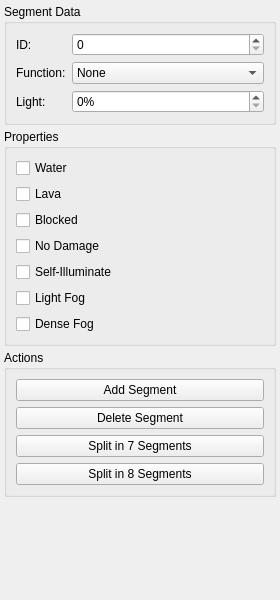
<?xml version="1.0" encoding="UTF-8"?>
<ui version="4.0">
 <class>SegmentTool</class>
 <widget class="QWidget" name="SegmentTool">
  <property name="geometry">
   <rect>
    <x>0</x>
    <y>0</y>
    <width>280</width>
    <height>600</height>
   </rect>
  </property>
  <layout class="QVBoxLayout" name="verticalLayout">
   <property name="spacing">
    <number>4</number>
   </property>
   <property name="leftMargin">
    <number>4</number>
   </property>
   <property name="topMargin">
    <number>4</number>
   </property>
   <property name="rightMargin">
    <number>4</number>
   </property>
   <property name="bottomMargin">
    <number>4</number>
   </property>
   
   <!-- Segment Data Group -->
   <item>
    <widget class="QGroupBox" name="segmentDataGroup">
     <property name="title">
      <string>Segment Data</string>
     </property>
     <layout class="QFormLayout" name="formLayout">
      <item row="0" column="0">
       <widget class="QLabel" name="labelId">
        <property name="text">
         <string>ID:</string>
        </property>
       </widget>
      </item>
      <item row="0" column="1">
       <widget class="QSpinBox" name="segmentIdSpin">
        <property name="minimum">
         <number>0</number>
        </property>
        <property name="maximum">
         <number>65535</number>
        </property>
       </widget>
      </item>
      <item row="1" column="0">
       <widget class="QLabel" name="labelFunction">
        <property name="text">
         <string>Function:</string>
        </property>
       </widget>
      </item>
      <item row="1" column="1">
       <widget class="QComboBox" name="functionCombo">
        <item>
         <property name="text">
          <string>None</string>
         </property>
        </item>
        <item>
         <property name="text">
          <string>Energy Center</string>
         </property>
        </item>
        <item>
         <property name="text">
          <string>Repair Center</string>
         </property>
        </item>
        <item>
         <property name="text">
          <string>Reactor</string>
         </property>
        </item>
        <item>
         <property name="text">
          <string>Robot Maker</string>
         </property>
        </item>
        <item>
         <property name="text">
          <string>Equipment Maker</string>
         </property>
        </item>
       </widget>
      </item>
      <item row="2" column="0">
       <widget class="QLabel" name="labelLight">
        <property name="text">
         <string>Light:</string>
        </property>
       </widget>
      </item>
      <item row="2" column="1">
       <widget class="QSpinBox" name="lightSpin">
        <property name="suffix">
         <string>%</string>
        </property>
        <property name="minimum">
         <number>0</number>
        </property>
        <property name="maximum">
         <number>200</number>
        </property>
       </widget>
      </item>
     </layout>
    </widget>
   </item>
   
   <!-- Properties Group -->
   <item>
    <widget class="QGroupBox" name="propertiesGroup">
     <property name="title">
      <string>Properties</string>
     </property>
     <layout class="QVBoxLayout" name="verticalLayout_2">
      <item>
       <widget class="QCheckBox" name="waterCheck">
        <property name="text">
         <string>Water</string>
        </property>
       </widget>
      </item>
      <item>
       <widget class="QCheckBox" name="lavaCheck">
        <property name="text">
         <string>Lava</string>
        </property>
       </widget>
      </item>
      <item>
       <widget class="QCheckBox" name="blockedCheck">
        <property name="text">
         <string>Blocked</string>
        </property>
       </widget>
      </item>
      <item>
       <widget class="QCheckBox" name="noDamageCheck">
        <property name="text">
         <string>No Damage</string>
        </property>
       </widget>
      </item>
      <item>
       <widget class="QCheckBox" name="selfIlluminateCheck">
        <property name="text">
         <string>Self-Illuminate</string>
        </property>
       </widget>
      </item>
      <item>
       <widget class="QCheckBox" name="lightFogCheck">
        <property name="text">
         <string>Light Fog</string>
        </property>
       </widget>
      </item>
      <item>
       <widget class="QCheckBox" name="denseFogCheck">
        <property name="text">
         <string>Dense Fog</string>
        </property>
       </widget>
      </item>
     </layout>
    </widget>
   </item>
   
   <!-- Actions Group -->
   <item>
    <widget class="QGroupBox" name="actionsGroup">
     <property name="title">
      <string>Actions</string>
     </property>
     <layout class="QVBoxLayout" name="verticalLayout_3">
      <item>
       <widget class="QPushButton" name="addSegmentBtn">
        <property name="text">
         <string>Add Segment</string>
        </property>
       </widget>
      </item>
      <item>
       <widget class="QPushButton" name="deleteSegmentBtn">
        <property name="text">
         <string>Delete Segment</string>
        </property>
       </widget>
      </item>
      <item>
       <widget class="QPushButton" name="splitIn7Btn">
        <property name="text">
         <string>Split in 7 Segments</string>
        </property>
       </widget>
      </item>
      <item>
       <widget class="QPushButton" name="splitIn8Btn">
        <property name="text">
         <string>Split in 8 Segments</string>
        </property>
       </widget>
      </item>
     </layout>
    </widget>
   </item>
   
   <item>
    <spacer name="verticalSpacer">
     <property name="orientation">
      <enum>Qt::Vertical</enum>
     </property>
     <property name="sizeHint" stdset="0">
      <size>
       <width>20</width>
       <height>40</height>
      </size>
     </property>
    </spacer>
   </item>
  </layout>
 </widget>
 <resources/>
 <connections/>
</ui>
